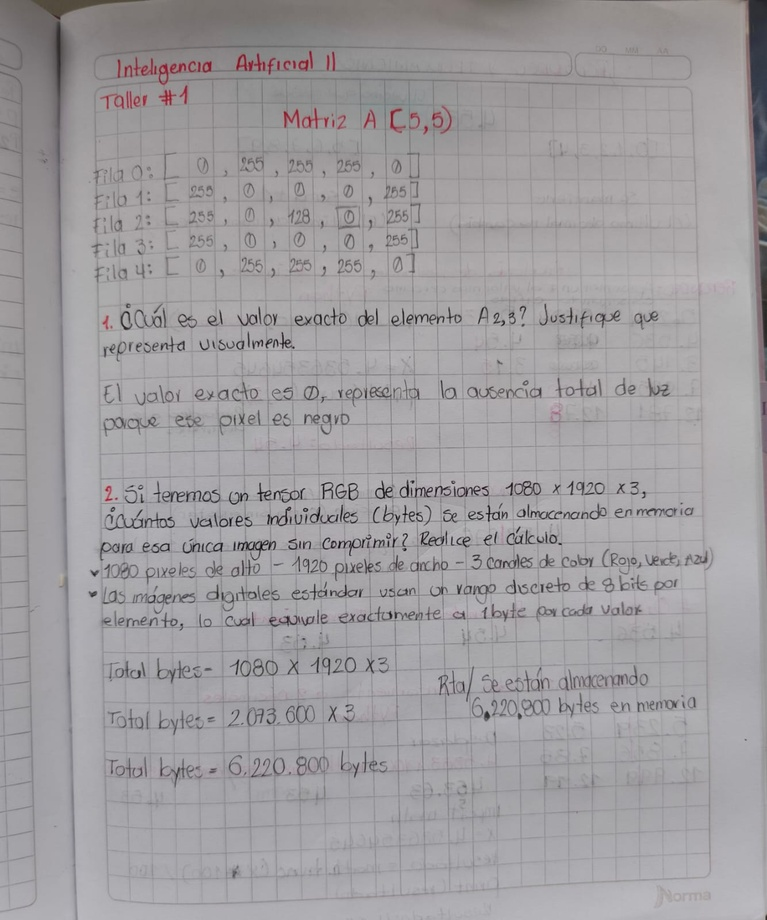
#> input picture Ejercicio 1 - Sesion1.jpeg, 767 x 920 px, shrunk from 1334 x 1599 before the run, found by its file name
$ python ejercicio_bordes.py   (older library calls are emulated)
#> lines starting #> are read from the running program, lines starting #| are printed output that depends on the picture
import cv2
import numpy as np

# =====================================================================
# TALLER DE LABORATORIO: INSPECTOR DE BORDES (PÁGINA 4)
# =====================================================================

# 1. Cargar la imagen en escala de grises
nombre_archivo = 'Ejercicio 1 - Sesion1.jpeg'
imagen = cv2.imread(nombre_archivo, cv2.IMREAD_GRAYSCALE)

if imagen is None:
    print(f"[ERROR]: No se pudo abrir la imagen '{nombre_archivo}'.")
else:
    # 2. Generar Bordes usando Sobel X (Bordes Verticales) y Sobel Y (Horizontales)
    sobel_x = cv2.Sobel(imagen, cv2.CV_64F, 1, 0, ksize=3)
    sobel_y = cv2.Sobel(imagen, cv2.CV_64F, 0, 1, ksize=3)
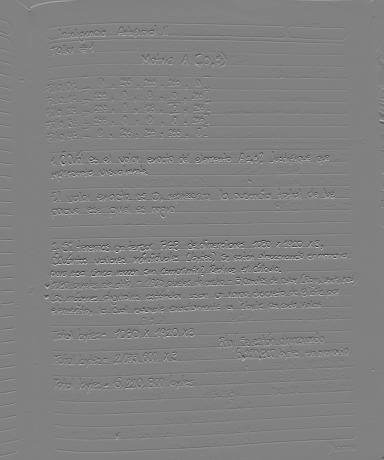
#> sobel_y: shape (920, 767) float64 (shown at 1/2 size); min -602, max 589, mean 0.6; drawn with min black and max white

    # Convertir a valores absolutos de 8 bits para guardar como imagen
    sobel_x_img = cv2.convertScaleAbs(sobel_x)
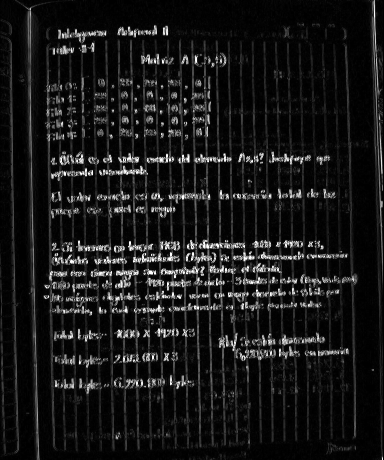
#> sobel_x_img: shape (920, 767) (shown at 1/2 size); min 0, max 255, mean 24
    sobel_y_img = cv2.convertScaleAbs(sobel_y)
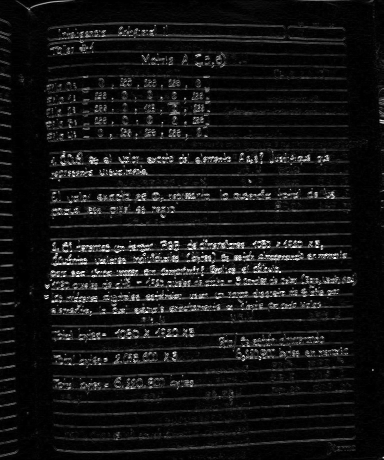
#> sobel_y_img: shape (920, 767) (shown at 1/2 size); min 0, max 255, mean 20.4

    cv2.imwrite('sobel_x_verticales.png', sobel_x_img)
    cv2.imwrite('sobel_y_horizontales.png', sobel_y_img)
    print("1. Componentes Sobel X y Sobel Y guardadas.")

    # 4. Experimentación con el algoritmo Canny (Diferentes umbrales)

    # Configuración A: Umbrales bajos (Sensible, capta mucho ruido/texturas)
    canny_bajo = cv2.Canny(imagen, 10, 50)
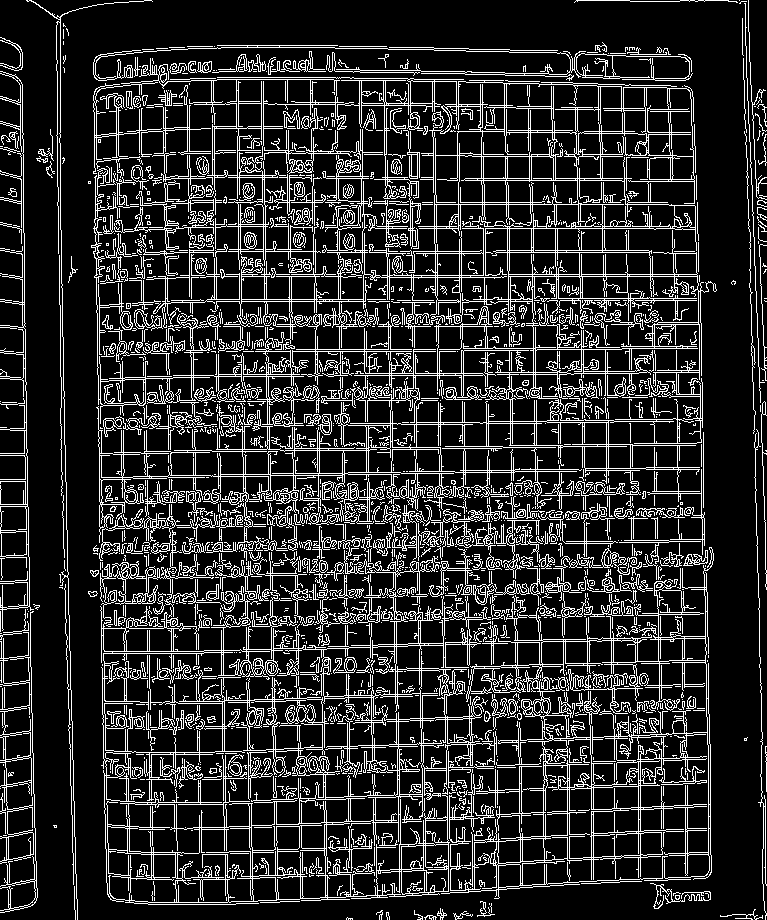
#> canny_bajo: shape (920, 767); 16.9% white in thin lines or dots
    cv2.imwrite('canny_umbrales_10_50.png', canny_bajo)

    # Configuración B: Umbrales altos (Estricto, solo bordes muy marcados)
    canny_alto = cv2.Canny(imagen, 200, 250)
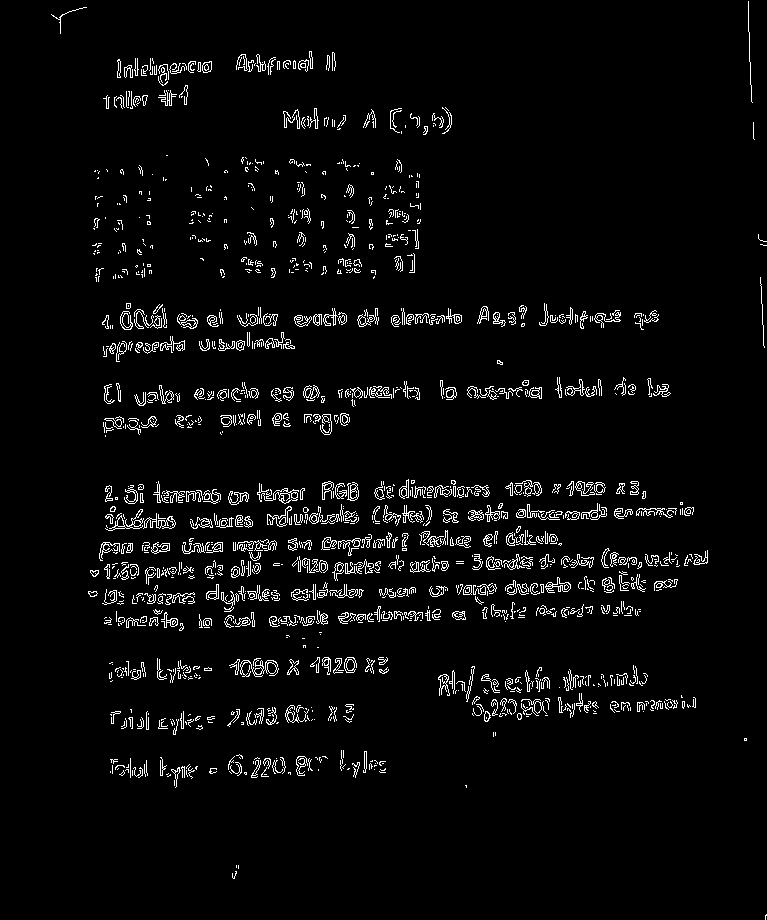
#> canny_alto: shape (920, 767); 3.8% white in thin lines or dots
    cv2.imwrite('canny_umbrales_200_250.png', canny_alto)

    # Configuración C: Umbral estándar/óptimo sugerido
    canny_optimo = cv2.Canny(imagen, 50, 150)
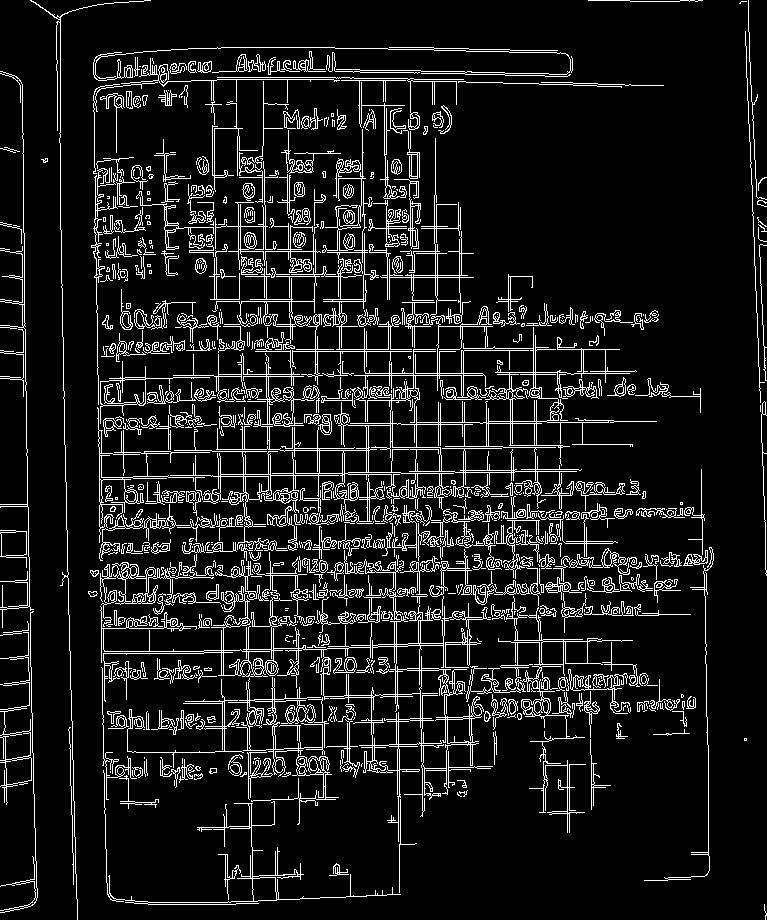
#> canny_optimo: shape (920, 767); 10% white in thin lines or dots
    cv2.imwrite('canny_umbrales_50_150_optimo.png', canny_optimo)

    print("2. Experimentos de Canny procesados con éxito.")
    print("[TERMINADO]: Abre y compara los archivos .png generados a la izquierda.")

$ run again, with Ejercicio 3 - Sesion1.jpeg copied over Ejercicio 1 - Sesion1.jpeg
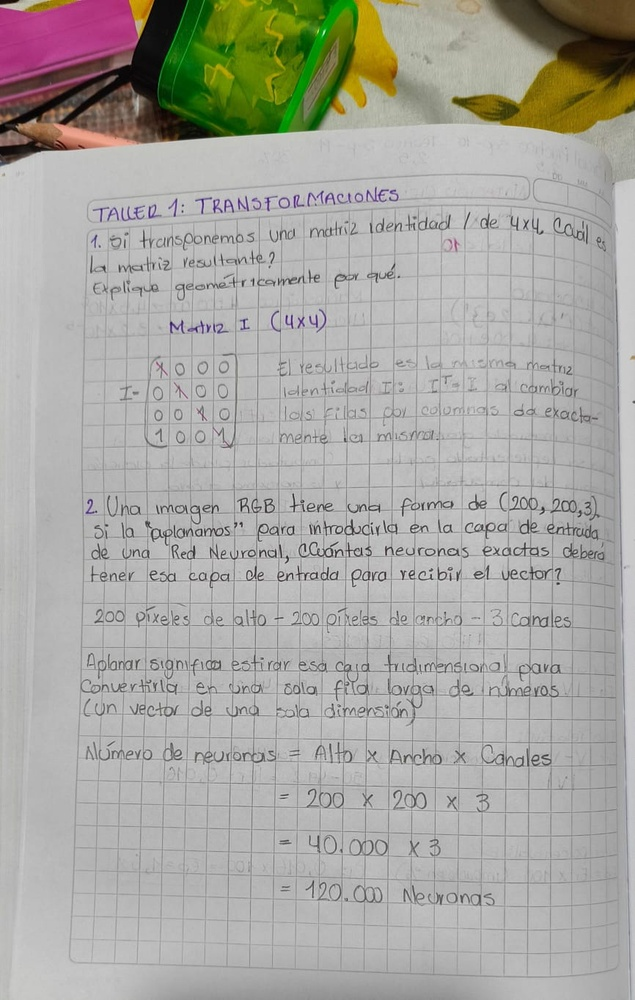
#> input picture Ejercicio 3 - Sesion1.jpeg, 635 x 1000 px, shrunk from 866 x 1363 before the run, found by its file name
#> `canny_bajo = cv2.Canny(imagen, 10, 50)`:
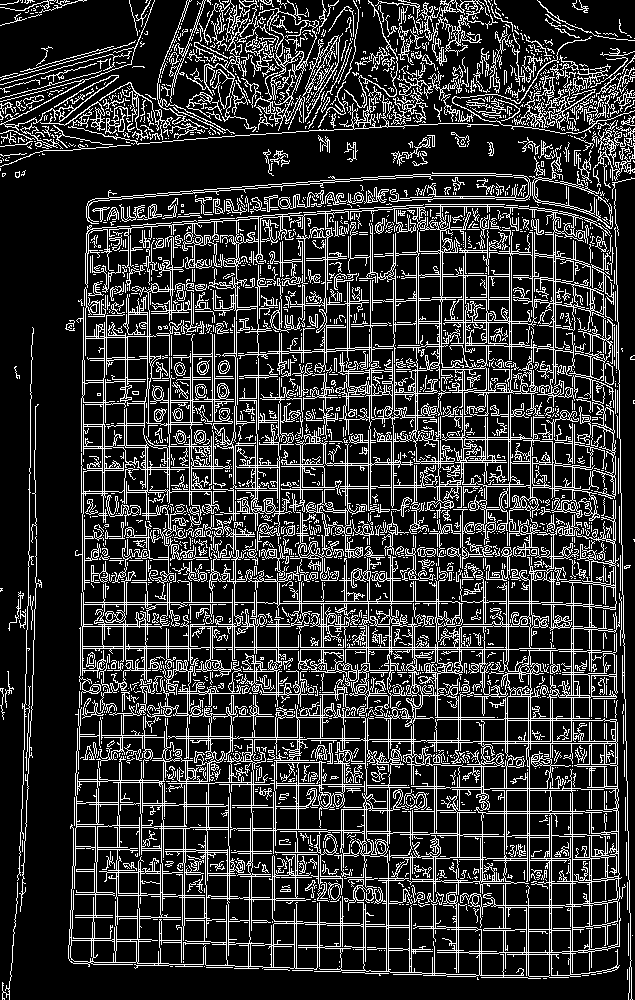
#> canny_bajo: shape (1000, 635); 19.6% white in thin lines or dots
#> canny_alto: shape (1000, 635); 4.6% white in thin lines or dots
#> `canny_optimo = cv2.Canny(imagen, 50, 150)`:
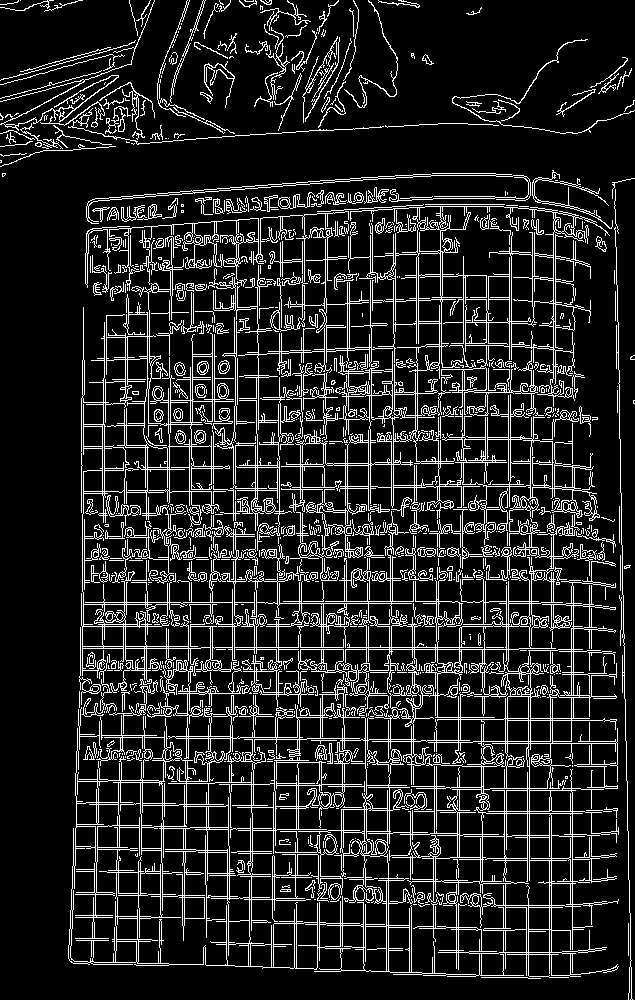
#> canny_optimo: shape (1000, 635); 13.8% white in thin lines or dots

$ run again, with Ejercicio 1 - Sesion 2 P1.jpeg copied over Ejercicio 1 - Sesion1.jpeg
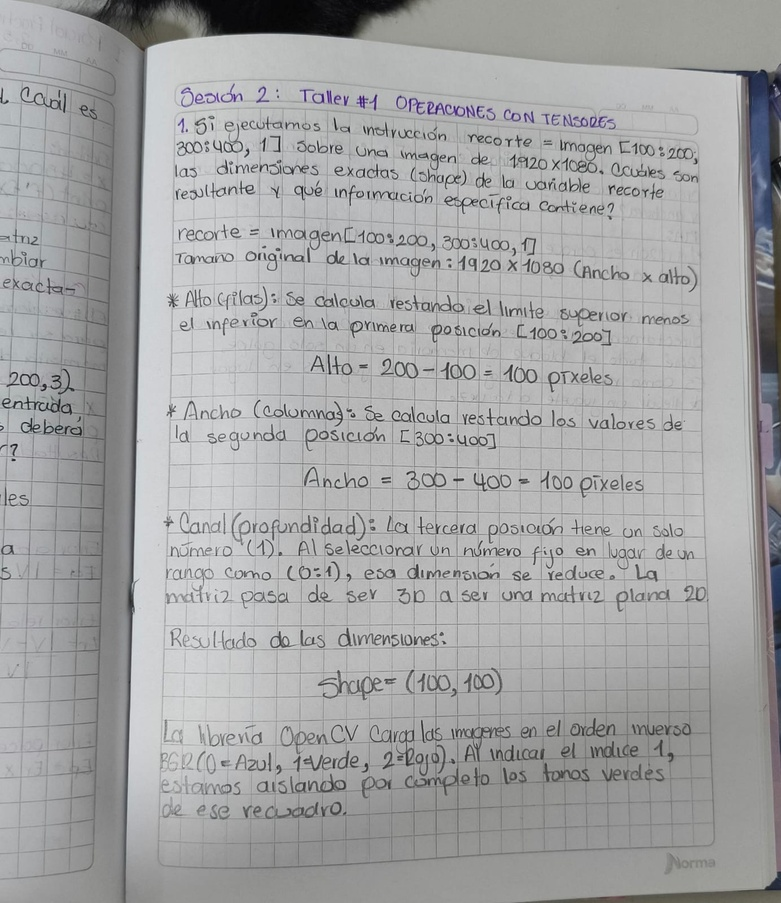
#> input picture Ejercicio 1 - Sesion 2 P1.jpeg, 781 x 903 px, shrunk from 1384 x 1600 before the run, found by its file name
#> `canny_bajo = cv2.Canny(imagen, 10, 50)`:
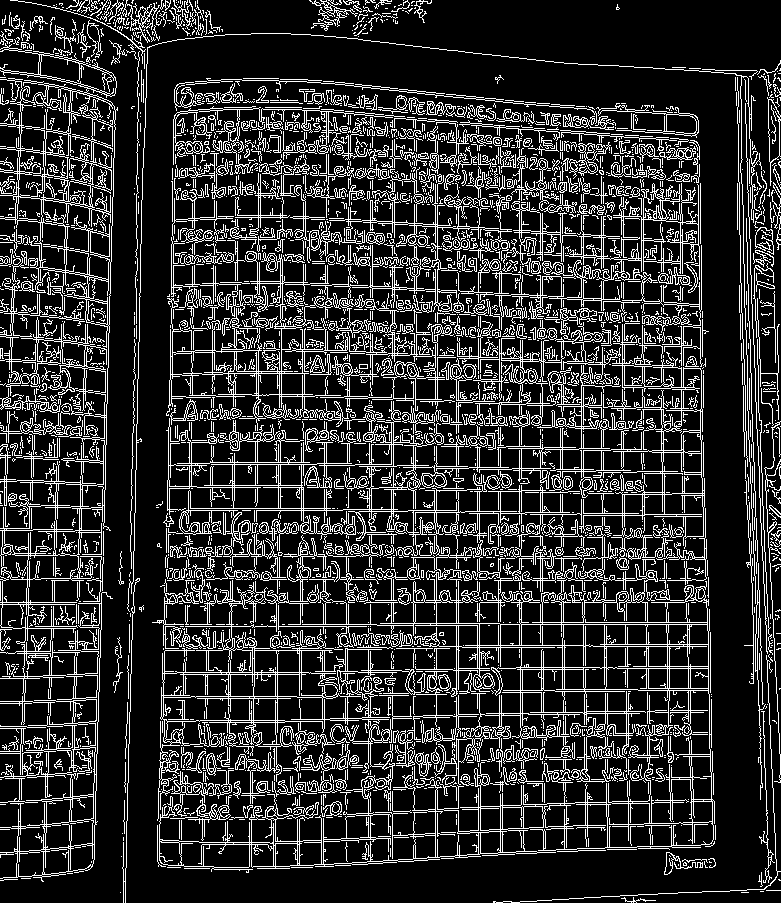
#> canny_bajo: shape (903, 781); 18.5% white in thin lines or dots
#> canny_alto: shape (903, 781); 6.1% white in thin lines or dots
#> `canny_optimo = cv2.Canny(imagen, 50, 150)`:
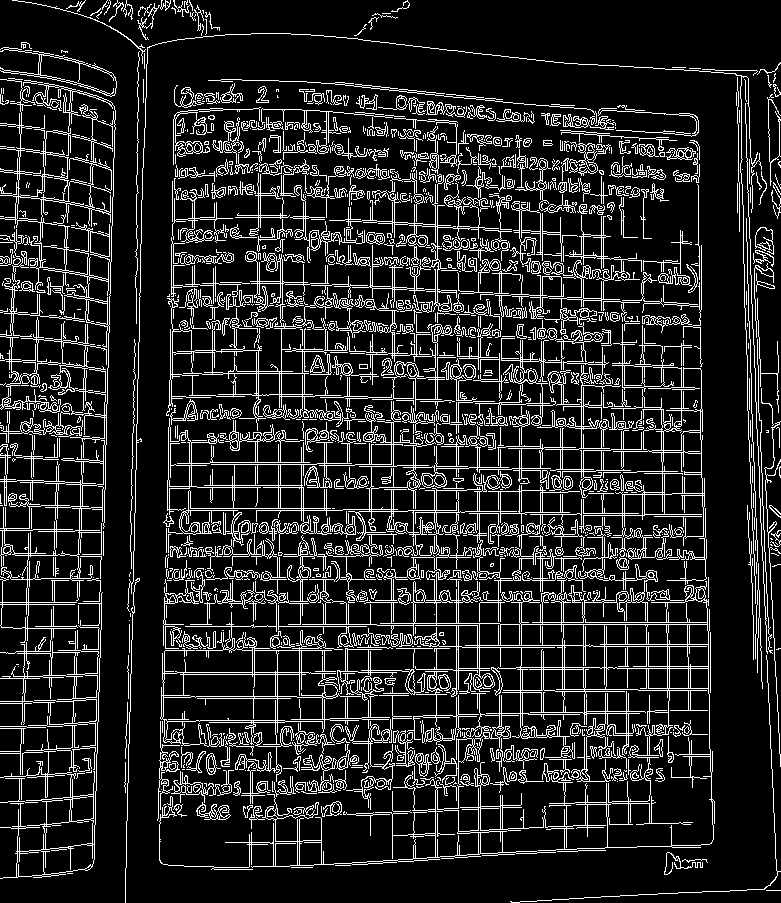
#> canny_optimo: shape (903, 781); 14.6% white in thin lines or dots
